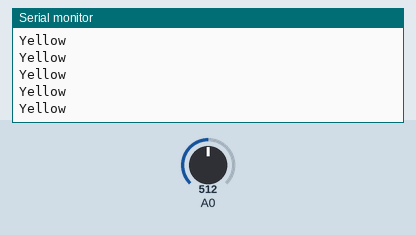
Recording of a sketch running on a simulated ESP8266 (NodeMCU). On the bench: the last lines printed to the serial monitor. The test bench sets the inputs (shaded band); at power-on: A0 = 512. WiFi joins after 1.5 s; servers stay silent unless stated.

Above: at 3.0 s.
3.1 s: A0 set to 531
At 3.8 s:
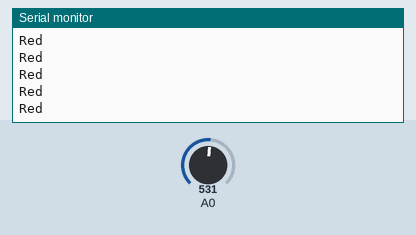
6.9 s: A0 set to 8
At 8.0 s:
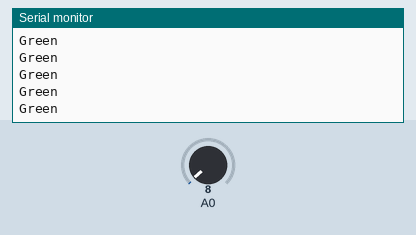

Measured:
- the behaviour switches between 515 and 516 on A0 (found by bisection; images 0 and 1)
- after the input at 3.1 s, the serial monitor: prints a new line at once (image 1)
- after the input at 6.9 s, the serial monitor: prints a new line at once (image 2)

The sketch:

Ejercicio3.ino
```cpp
// Define
#define BLYNK_PRINT Serial

// Libraries
#include <ESP8266WiFi.h>
#include <BlynkSimpleEsp8266.h>

// Variables
int x=83, y=165, z=247; //red, yellow, green
float val;
WidgetLED led1(V1);
WidgetLED led2(V2);
WidgetLED led3(V3);

// Connection variables
char auth[] = "Ig6Lmkl4mVIJITFOALlSdUZV3nsufseU";
char ssid[] = "Fernandez";
char pass[] = "sparkie5919";

// Function prototypes
void function(int *x, int *y, int *z);

// Functions
BLYNK_WRITE(V0){Blynk.virtualWrite(1,val);}
BLYNK_WRITE(V4){x=param.asInt();}
BLYNK_WRITE(V5){y=param.asInt();}
BLYNK_WRITE(V6){z=param.asInt();}
void function(int *x, int *y, int *z){
    val = analogRead(A0)*330/1024;
    Blynk.virtualWrite(0,val);
    if (val > *z){
        Blynk.email("sergiorodrigofernandeztesta@mail.com", "Ejercicio 3 ","Alert: To Hot!");
        Serial.println("Alert: To Hot!");
    }else if (val > *y){
        Serial.println("Red");
        led1.on();
        led2.off();
        led3.off();
    }else if (val > *x){
        Serial.println("Yellow");
        led1.off();
        led2.on();
        led3.off();
    }else{
        Serial.println("Green");
        led1.off();
        led2.off();
        led3.on();
    }
}

// Setup
void setup()
{
  // Debug console
  Serial.begin(9600);

  Blynk.begin(auth, ssid, pass);
}

// Loop
void loop()
{
    float v[x];
    Blynk.run();
    function(&x, &y, &z);
}
```
